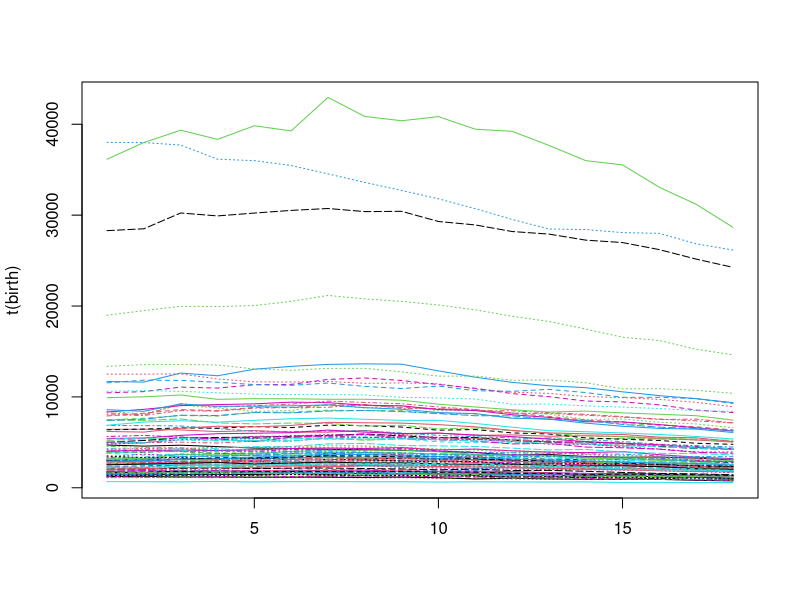
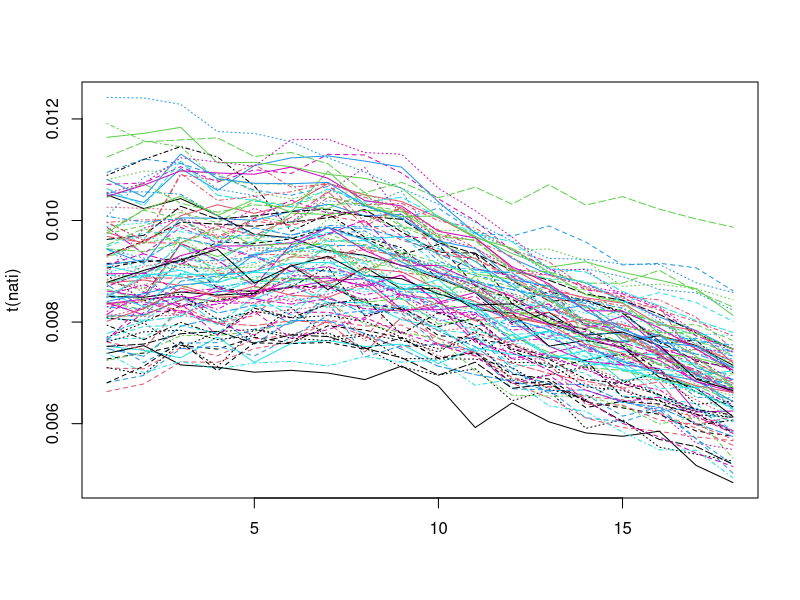

Source code (R) for these figures, in order:
library(readr)

nati <- read_csv("Nati totali.csv", 
                 col_types = cols(ITTER107 = col_skip(), 
                                  TIPO_DATO15 = col_skip(), `Tipo dato` = col_skip(), 
                                  `Seleziona periodo` = col_skip(), 
                                  `Flag Codes` = col_skip(), Flags = col_skip()))
length(unique(nati$Territorio))
prov <- sort(unique(nati$Territorio))
years <- sort(unique(nati$TIME))[4:21]

birth <- matrix(rep(0, length(years)*length(prov)), nrow = length(prov), ncol = length(years))
for(p in 1:length(prov))
{
  for(y in 1:length(years))
  {
    birth[p,y] <- nati$Value[which(nati$Territorio == prov[p] & nati$TIME == years[y])]
  }
}

row.names(birth) <- prov
colnames(birth) <- years
rm(nati)

matplot(t(birth), type='l')

##Ora creo un altro dataset col numero di residenti

res <- read_csv("Residenti storico.csv", 
                col_types = cols(ITTER107 = col_skip(), TIPO_DATO15 = col_skip(), `Tipo dato` = col_skip(), 
                                 ETA1 = col_skip(), `Classe di età` = col_skip(),SEXISTAT1 = col_skip(), Sesso = col_skip(), 
                                 CITTADINANZA = col_skip(), Cittadinanza = col_skip(), `Seleziona periodo` = col_skip(), 
                                 `Flag Codes` = col_skip(), Flags = col_skip()))

popolazione <- matrix(rep(0, length(years)*length(prov)), nrow = length(prov), ncol = length(years))
for(p in 1:length(prov))
{
  for(y in 1:length(years))
  {
    popolazione[p,y] <- res$Value[which(res$Territorio == prov[p] & res$TIME == years[y])]
  }
}

nati <- birth/popolazione
rm(list = c('birth', 'res', 'popolazione'))
matplot(t(nati), type='l')

###Questo è il nostro dataset con cui iniziare l'analisi.

View(as.matrix(nati[, 1]))
View(as.matrix(nati[, 18]))

#Analisi funzionale (depth measure) sulla fda e magari derivate?
#Altro su indici specifici? 
#->Flourish per grafici fighi
